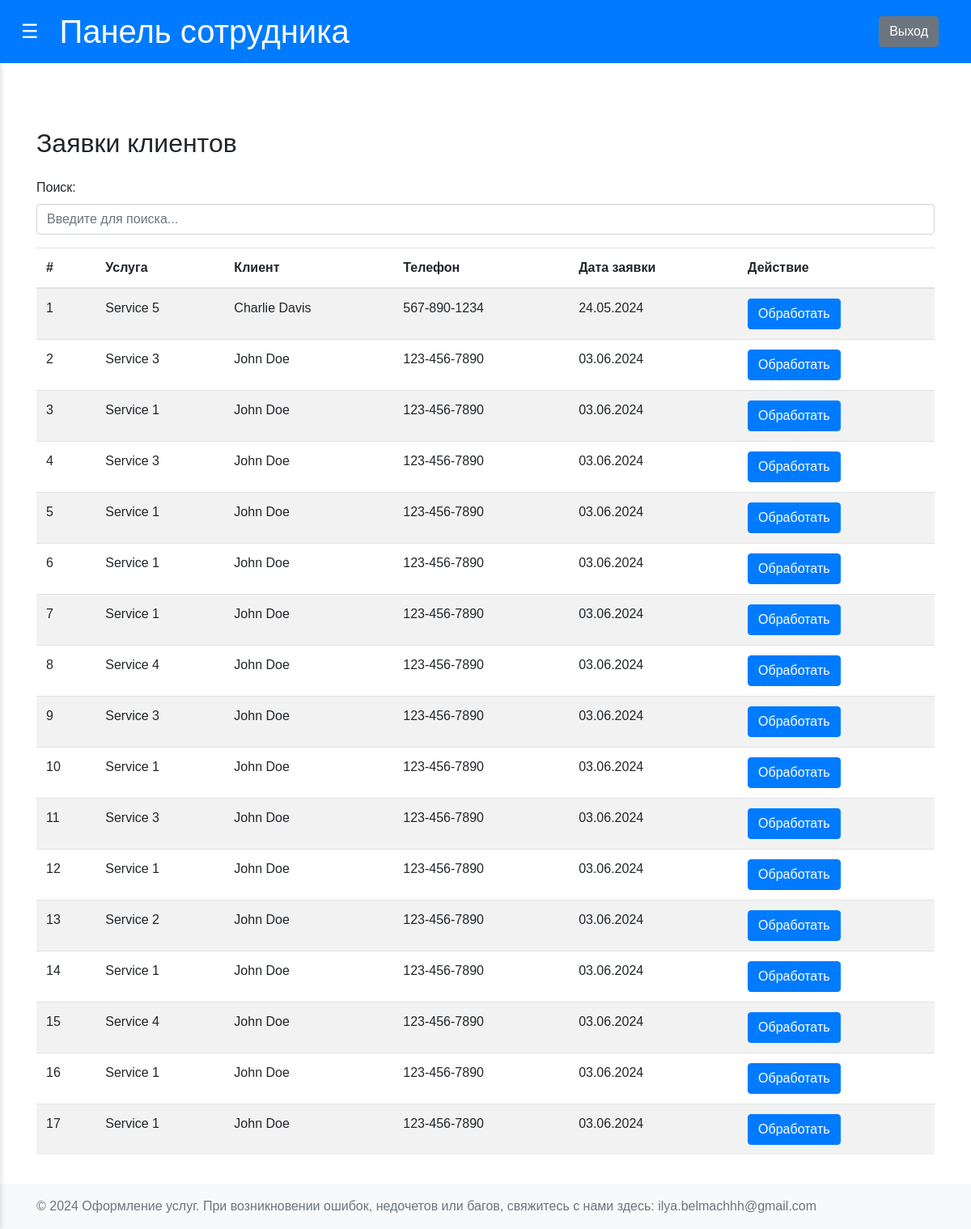
The app's page /view_requests with its own data.
### app/models.py (models this page shows, shortened)
class OrderRequest(db.Model):
    __tablename__ = 'OrderRequest'
    id = db.Column(db.Integer, primary_key=True)
    client_id = db.Column(db.Integer, db.ForeignKey('Clients.id'), nullable=False)
    service_id = db.Column(db.Integer, db.ForeignKey('Services.id'))
    order_date = db.Column(db.Date, nullable=False)
    client = db.relationship('Clients', backref=db.backref('OrderRequest', lazy=True))
    service = db.relationship('Services', backref=db.backref('OrderRequest', lazy=True))

class Services(db.Model):
    __tablename__ = 'Services'
    id = db.Column(db.Integer, primary_key=True)
    service_name = db.Column(db.String(150), nullable=False)
    cost = db.Column(db.Float, nullable=False)

class Clients(db.Model):
    __tablename__ = 'Clients'
    id = db.Column(db.Integer, primary_key=True)
    full_name = db.Column(db.String(150), nullable=False)
    address = db.Column(db.String(250), nullable=False)
    telephone = db.Column(db.String(50), unique=True, nullable=False)
    login = db.Column(db.String(150), unique=True, nullable=False)
    password = db.Column(db.String(150), nullable=False)

### app/employees/routs.py (the view)
@employees.route('/view_requests')
def view_requests():
    requests = OrderRequest.query.all()
    return render_template('employee/employee_view_requests.html', requests=requests)

### app/__init__.py (called while the page is built)
def create_app(config=Config):
    app = Flask(__name__)
    app.config.from_object(config)
    app.jinja_env.filters['zip'] = zip
    @app.template_filter()
    def kravchuk_date_format(date_value: date):
        if date_value:
            return date_value.strftime("%d.%m.%Y")
        return date_value
    db.init_app(app)
    from app.users.routes import users
    from app.clients.routs import clients
    from app.employees.routs import employees
    from app.admin.routs import admin
    app.register_blueprint(users)
    app.register_blueprint(clients)
    app.register_blueprint(employees)
    app.register_blueprint(admin)
    return app

### app/templates/employee/employee_view_requests.html (shortened to what this page needs)
{% extends "employee/dashboard_employee_base.html" %}
{% block content %}
<div class="container mt-5">
    <h2 class="mb-4">Заявки клиентов</h2>
    <div class="mb-3">
        <label for="searchInput" class="form-label">Поиск:</label>
        <input type="text" id="searchInput" class="form-control" placeholder="Введите для поиска...">
    </div>
    <table class="table table-striped">
        <thead>
            <tr>
                <th scope="col">#</th>
                <th scope="col">Услуга</th>
                <th scope="col">Клиент</th>
                <th scope="col">Телефон</th>
                <th scope="col">Дата заявки</th>
                <th scope="col">Действие</th>
            </tr>
        </thead>
        <tbody>
            {% for request in requests %}
            <tr>
                <td>{{ loop.index }}</td>
                <td>{{ request.service.service_name }}</td>
                <td>{{ request.client.full_name }}</td>
                <td>{{ request.client.telephone }}</td>
                <td>{{ request.order_date|kravchuk_date_format }}</td>
                <td>
                    <a href="{{ url_for('employees.create_order', request_id=request.id) }}" class="btn btn-primary">Обработать</a>
                </td>
            </tr>
            {% endfor %}
        </tbody>
    </table>
</div>
{% endblock %}

### app/static/css/styles.css (style rules this page uses)
body { font-family: Arial, sans-serif; margin: 0; display: flex; height: 100vh; overflow: hidden; }
main h2 { margin-top: 0; }

### records on screen
OrderRequest: service.service_name "Service 5", client.full_name "Charlie Davis", client.telephone "567-890-1234", order_date|kravchuk_date_format "24.05.2024"
OrderRequest: service.service_name "Service 3", client.full_name "John Doe", client.telephone "123-456-7890", order_date|kravchuk_date_format "03.06.2024"
OrderRequest: service.service_name "Service 1", client.full_name "John Doe", client.telephone "123-456-7890", order_date|kravchuk_date_format "03.06.2024"
OrderRequest: service.service_name "Service 3", client.full_name "John Doe", client.telephone "123-456-7890", order_date|kravchuk_date_format "03.06.2024"
OrderRequest: service.service_name "Service 1", client.full_name "John Doe", client.telephone "123-456-7890", order_date|kravchuk_date_format "03.06.2024"
OrderRequest: service.service_name "Service 1", client.full_name "John Doe", client.telephone "123-456-7890", order_date|kravchuk_date_format "03.06.2024"
OrderRequest: service.service_name "Service 1", client.full_name "John Doe", client.telephone "123-456-7890", order_date|kravchuk_date_format "03.06.2024"
OrderRequest: service.service_name "Service 4", client.full_name "John Doe", client.telephone "123-456-7890", order_date|kravchuk_date_format "03.06.2024"
OrderRequest: service.service_name "Service 3", client.full_name "John Doe", client.telephone "123-456-7890", order_date|kravchuk_date_format "03.06.2024"
OrderRequest: service.service_name "Service 1", client.full_name "John Doe", client.telephone "123-456-7890", order_date|kravchuk_date_format "03.06.2024"
OrderRequest: service.service_name "Service 3", client.full_name "John Doe", client.telephone "123-456-7890", order_date|kravchuk_date_format "03.06.2024"
OrderRequest: service.service_name "Service 1", client.full_name "John Doe", client.telephone "123-456-7890", order_date|kravchuk_date_format "03.06.2024"
OrderRequest: service.service_name "Service 2", client.full_name "John Doe", client.telephone "123-456-7890", order_date|kravchuk_date_format "03.06.2024"
OrderRequest: service.service_name "Service 1", client.full_name "John Doe", client.telephone "123-456-7890", order_date|kravchuk_date_format "03.06.2024"
OrderRequest: service.service_name "Service 4", client.full_name "John Doe", client.telephone "123-456-7890", order_date|kravchuk_date_format "03.06.2024"
OrderRequest: service.service_name "Service 1", client.full_name "John Doe", client.telephone "123-456-7890", order_date|kravchuk_date_format "03.06.2024"
OrderRequest: service.service_name "Service 1", client.full_name "John Doe", client.telephone "123-456-7890", order_date|kravchuk_date_format "03.06.2024"
